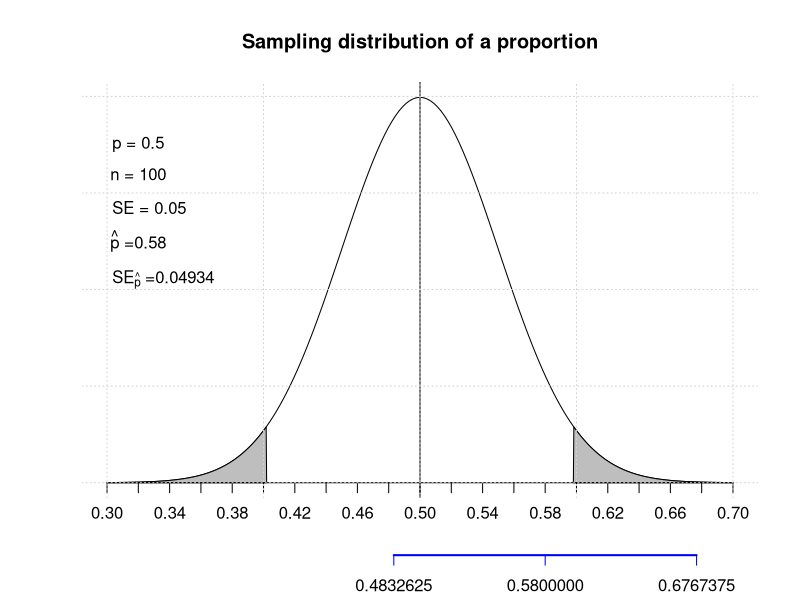
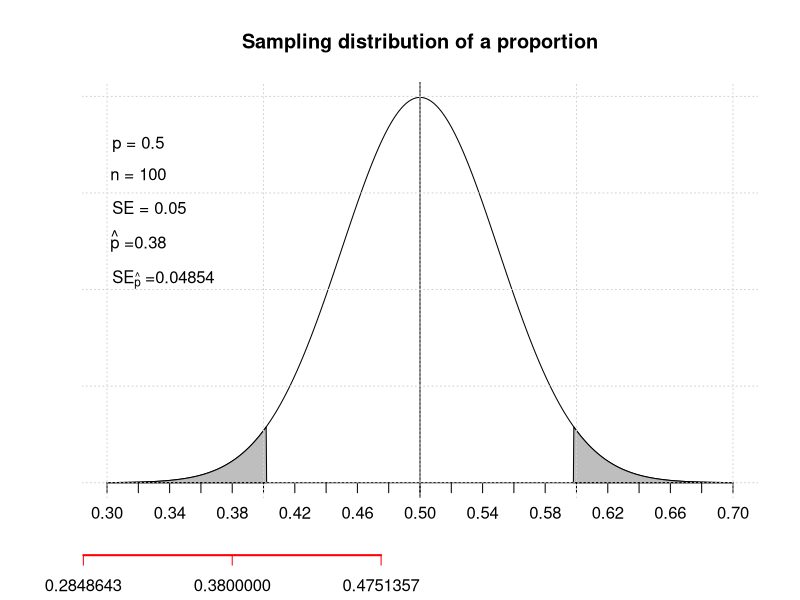
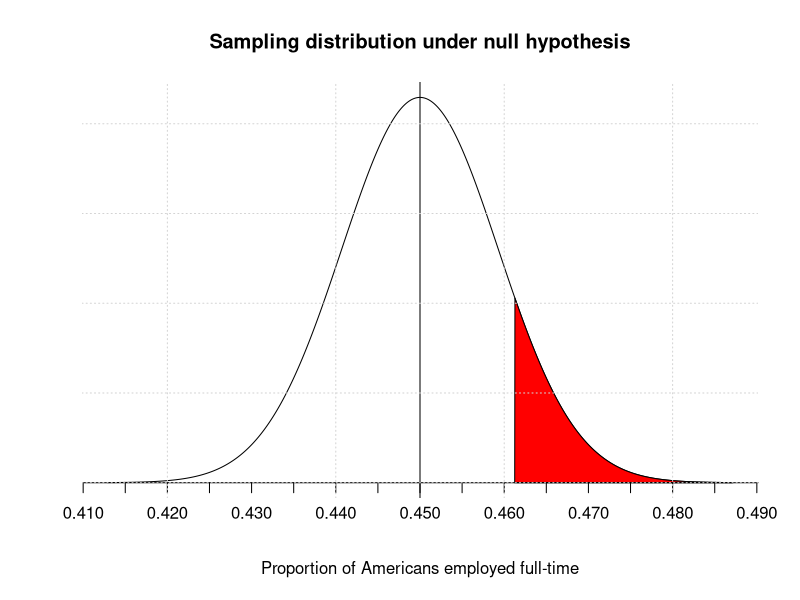

These charts were generated, in order, by the following R code:
## ---- chunk 1
library(foreign) # Used to read STATA (*.DTA) files
gss2016 <- read.dta("GSS2016.DTA")
gss2016_wrkstat <- gss2016$wrkstat
summary(gss2016_wrkstat)
## ---- chunk 2
#http://www.statmethods.net/advgraphs/probability.html

n <- 100
p <- 0.50; se <- sqrt(p * (1 - p) / n)

# x = p +/- 4 std_dev's
x <- seq(-4,4,length=1000)*se + p
hx <- dnorm(x, p ,se)

upper_bound <- p + 1.96 * se 
lower_bound <- p - 1.96 * se 

plot(x, hx, type="n", xlab = "", ylab="", main="Sampling distribution of a proportion", axes=FALSE)

i <- x >= upper_bound & x <= max(x) # indexes of x where x >= upper_bound
lines(x, hx) # plots normal distribution
polygon(c(upper_bound,x[i],max(x)), c(0,hx[i],0), col="grey") # shades area grey where x >= lower_bound

j <- x >= min(x) & x <= lower_bound # indexes of x where x <= than lower_bound
polygon(c(min(x),x[j],lower_bound), c(0,hx[j],0), col="grey") # shades area grey where x <= lower_bound

axis(1, at=seq(0.3, 0.7, 0.02), pos=0) # draws axis
abline(v=p)
grid()

p_hat <- 0.58
se_p_hat <- sqrt(p_hat * (1 - p_hat) / n)
axis(1, at=c(p_hat - 1.96 * se_p_hat, p_hat, p_hat + 1.96 * se_p_hat), pos=-1.5, col = "blue", lwd = 2, lwd.ticks = 1) 

text(x = 0.32, y = 7, labels = expression(paste(p, " = 0.5")))
text(x = 0.32, y = 6.4, labels = expression(paste(n, " = 100")))
text(x = 0.327, y = 5.7, labels = expression(paste(SE, " = 0.05")))
text(x = 0.32, y = 5.0, labels = expression(paste(hat(p), " =0.58")))
text(x = 0.336, y = 4.2, labels = expression(paste(SE[hat(p)], " =0.04934")))
## ---- chunk 3
#http://www.statmethods.net/advgraphs/probability.html

n <- 100
p <- 0.50; se <- sqrt(p * (1 - p) / n)

# x = p +/- 4 std_dev's
x <- seq(-4,4,length=1000)*se + p
hx <- dnorm(x, p ,se)

upper_bound <- p + 1.96 * se 
lower_bound <- p - 1.96 * se 

plot(x, hx, type="n", xlab = "", ylab="", main="Sampling distribution of a proportion", axes=FALSE)

i <- x >= upper_bound & x <= max(x) # indexes of x where x >= upper_bound
lines(x, hx) # plots distribution # plots normal distribution
polygon(c(upper_bound,x[i],max(x)), c(0,hx[i],0), col="grey") # plots area where x >= mu

j <- x >= min(x) & x <= lower_bound # indexes of x where x <= than lower_bound
polygon(c(min(x),x[j],lower_bound), c(0,hx[j],0), col="grey") # shades area grey where x <= lower_bound

axis(1, at=seq(0.3, 0.7, 0.02), pos=0) # draws axis
abline(v=p)
grid()

p_hat <- 0.38
se_p_hat <- sqrt(p_hat * (1 - p_hat) / n)
axis(1, at=c(p_hat - 1.96 * se_p_hat, p_hat, p_hat + 1.96 * se_p_hat), pos=-1.5, col = "red", lwd = 2, lwd.ticks = 1) 

text(x = 0.32, y = 7, labels = expression(paste(p, " = 0.5")))
text(x = 0.32, y = 6.4, labels = expression(paste(n, " = 100")))
text(x = 0.327, y = 5.7, labels = expression(paste(SE, " = 0.05")))
text(x = 0.32, y = 5.0, labels = expression(paste(hat(p), " =0.38")))
text(x = 0.336, y = 4.2, labels = expression(paste(SE[hat(p)], " =0.04854")))
## ---- chunk 4
n <- length(gss2016_wrkstat)
cat("Sample size n =", n)
## ---- chunk 5
p_hat <- table(gss2016$wrkstat)["working fulltime"] / sum(table(gss2016_wrkstat))
p_hat <- as.numeric(p_hat)
cat("Estimate of proportion working full-time =", p_hat)
## ---- chunk 6
number_of_successes <- floor(n * p_hat)
cat("Number of successes:", number_of_successes)
## ---- chunk 7
number_of_failures <- floor(n * (1 - p_hat))
cat("Number of failures:", number_of_failures)
## ---- chunk 8
z_star <- qnorm(p = 0.025, mean = 0, sd = 1, lower.tail = FALSE)
cat("z-value corresponding to 95% confidence interval:", z_star)
## ---- chunk 9
se_p_hat <- sqrt(p_hat * (1 - p_hat) / n)
cat("Standard error SE =", se_p_hat)
## ---- chunk 10
conf_int_lb <- p_hat - z_star * se_p_hat
conf_int_ub <- p_hat + z_star * se_p_hat
cat("Confidence interval lower bound:", conf_int_lb, "\nConfidence interval upper bound:", conf_int_ub)
## ---- chunk 11
p_null <- 0.45
se_p_null <- sqrt(p_null * (1 - p_null) / n)
cat("Standard error under the null hypothesis:", se_p_null)
## ---- chunk 12
number_of_successes <- floor(n * p_null)
number_of_failures <- floor(n * (1 - p_null))
cat("Number of successes:", number_of_successes, "\nNumber of failures:", number_of_failures)
## ---- chunk 13
#http://www.statmethods.net/advgraphs/probability.html

# x = p_null +/- 4 std_dev's
x <- seq(-4,4,length=1000)*se_p_null + p_null
hx <- dnorm(x, p_null ,se_p_null)

lb <- p_hat; ub <- max(x) 

plot(x, hx, type="n", xlab="Proportion of Americans employed full-time", ylab="", main="Sampling distribution under null hypothesis", axes=FALSE)

i <- x >= lb & x <= ub # indexes of x where x >= than lb and <= than ub
lines(x, hx) # plots normal distribution
polygon(c(lb,x[i],ub), c(0,hx[i],0), col="red") # shades area where x >= lb in red

axis(1, at=seq(0.41, 49, 0.005), pos=0) # draws axis
abline(v=p_null)
grid()
## ---- chunk 14
area <- pnorm(q = p_hat, mean = p_null, sd = se_p_null, lower.tail = FALSE)
cat("Our p-value:", area)
